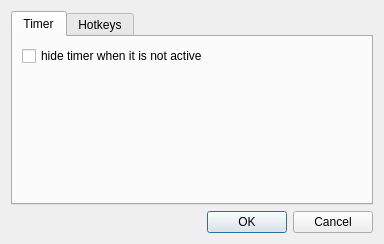
<?xml version="1.0" encoding="UTF-8"?>
<ui version="4.0">
 <class>timetracker::SettingsDialog</class>
 <widget class="QDialog" name="timetracker::SettingsDialog">
  <property name="geometry">
   <rect>
    <x>0</x>
    <y>0</y>
    <width>384</width>
    <height>244</height>
   </rect>
  </property>
  <property name="windowTitle">
   <string>Stopwatch plugin settings</string>
  </property>
  <property name="modal">
   <bool>true</bool>
  </property>
  <layout class="QVBoxLayout" name="verticalLayout">
   <item>
    <widget class="QTabWidget" name="tabWidget">
     <property name="currentIndex">
      <number>0</number>
     </property>
     <widget class="QWidget" name="timer_tab">
      <attribute name="title">
       <string>Timer</string>
      </attribute>
      <layout class="QVBoxLayout" name="verticalLayout_2">
       <item>
        <widget class="QCheckBox" name="hide_if_inactive">
         <property name="text">
          <string>hide timer when it is not active</string>
         </property>
        </widget>
       </item>
       <item>
        <spacer name="verticalSpacer_2">
         <property name="orientation">
          <enum>Qt::Vertical</enum>
         </property>
         <property name="sizeHint" stdset="0">
          <size>
           <width>20</width>
           <height>40</height>
          </size>
         </property>
        </spacer>
       </item>
      </layout>
     </widget>
     <widget class="QWidget" name="hotkeys_tab">
      <attribute name="title">
       <string>Hotkeys</string>
      </attribute>
      <layout class="QGridLayout" name="gridLayout_3">
       <item row="0" column="0">
        <widget class="QLabel" name="pause_label">
         <property name="sizePolicy">
          <sizepolicy hsizetype="Expanding" vsizetype="Preferred">
           <horstretch>0</horstretch>
           <verstretch>0</verstretch>
          </sizepolicy>
         </property>
         <property name="text">
          <string>pause timer</string>
         </property>
         <property name="buddy">
          <cstring>pause_seq_edit</cstring>
         </property>
        </widget>
       </item>
       <item row="0" column="1">
        <widget class="QKeySequenceEdit" name="pause_seq_edit">
         <property name="sizePolicy">
          <sizepolicy hsizetype="Preferred" vsizetype="Fixed">
           <horstretch>0</horstretch>
           <verstretch>0</verstretch>
          </sizepolicy>
         </property>
        </widget>
       </item>
       <item row="1" column="0">
        <widget class="QLabel" name="restart_label">
         <property name="sizePolicy">
          <sizepolicy hsizetype="Expanding" vsizetype="Preferred">
           <horstretch>0</horstretch>
           <verstretch>0</verstretch>
          </sizepolicy>
         </property>
         <property name="text">
          <string>restart timer</string>
         </property>
         <property name="buddy">
          <cstring>restart_seq_edit</cstring>
         </property>
        </widget>
       </item>
       <item row="1" column="1">
        <widget class="QKeySequenceEdit" name="restart_seq_edit">
         <property name="sizePolicy">
          <sizepolicy hsizetype="Preferred" vsizetype="Fixed">
           <horstretch>0</horstretch>
           <verstretch>0</verstretch>
          </sizepolicy>
         </property>
        </widget>
       </item>
       <item row="2" column="0">
        <spacer name="verticalSpacer">
         <property name="orientation">
          <enum>Qt::Vertical</enum>
         </property>
         <property name="sizeHint" stdset="0">
          <size>
           <width>20</width>
           <height>40</height>
          </size>
         </property>
        </spacer>
       </item>
      </layout>
     </widget>
    </widget>
   </item>
   <item>
    <widget class="QDialogButtonBox" name="buttonBox">
     <property name="orientation">
      <enum>Qt::Horizontal</enum>
     </property>
     <property name="standardButtons">
      <set>QDialogButtonBox::Cancel|QDialogButtonBox::Ok</set>
     </property>
    </widget>
   </item>
  </layout>
 </widget>
 <resources/>
 <connections>
  <connection>
   <sender>buttonBox</sender>
   <signal>accepted()</signal>
   <receiver>timetracker::SettingsDialog</receiver>
   <slot>accept()</slot>
   <hints>
    <hint type="sourcelabel">
     <x>200</x>
     <y>359</y>
    </hint>
    <hint type="destinationlabel">
     <x>157</x>
     <y>229</y>
    </hint>
   </hints>
  </connection>
  <connection>
   <sender>buttonBox</sender>
   <signal>rejected()</signal>
   <receiver>timetracker::SettingsDialog</receiver>
   <slot>reject()</slot>
   <hints>
    <hint type="sourcelabel">
     <x>200</x>
     <y>359</y>
    </hint>
    <hint type="destinationlabel">
     <x>173</x>
     <y>229</y>
    </hint>
   </hints>
  </connection>
 </connections>
</ui>
